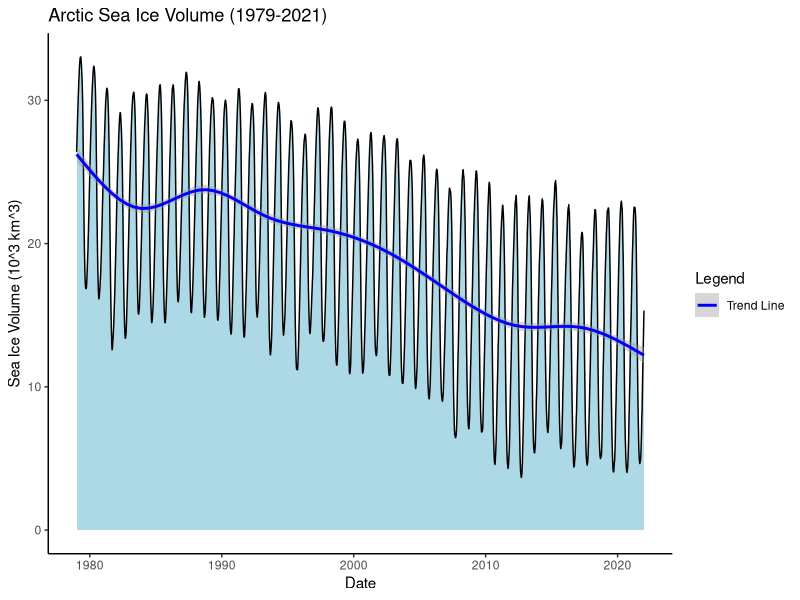

Generate this figure with R:
## ---- chunk 1
knitr::opts_chunk$set(echo = TRUE)
## ---- chunk 2
# load packages
library(ggplot2)
library(lubridate)
library(tidyverse)
## ---- chunk 3
# load data 
sea_ice_data <- read.csv("data/sea_ice.csv")

# Create dataframe
sea_ice_data <- data.frame(sea_ice_data)

# Format date column
sea_ice_data$Date <- mdy(sea_ice_data$Date)
## ---- chunk 4
# Calculate the yearly average sea ice volume 
yearly_avg <- sea_ice_data %>%
  mutate(vol_avg = mean(Vol)) %>% 
  summarize(vol_avg)

## ---- chunk 5
# Visualize sea ice data 
ggplot(data = sea_ice_data, aes(x = Date, y = Vol)) +
  geom_area(fill="lightblue", color="black") +
  geom_smooth(aes(colour="Trend Line")) +
  labs(title = "Arctic Sea Ice Volume (1979-2021)",
       x = "Date",
       y = "Sea Ice Volume (10^3 km^3)") +
  theme_classic() +
  scale_colour_manual(name="Legend", values=("blue"))

